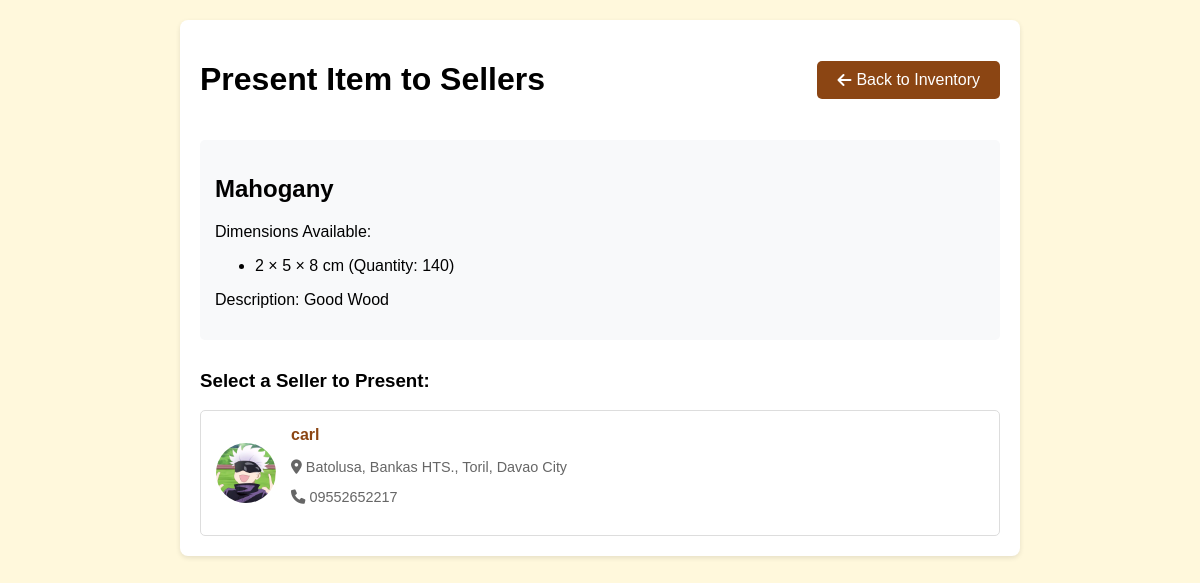
The page /present_item.php?id=5 (signed in) on the database its author committed.
### tables this page shows
CREATE TABLE `inventory` (
  `id` int(11) NOT NULL,
  `supplier_id` int(11) NOT NULL,
  `product_name` varchar(255) NOT NULL,
  `quantity` int(11) NOT NULL,
  `description` text DEFAULT NULL,
  `status` varchar(50) DEFAULT 'In Stock',
  `created_at` timestamp NOT NULL DEFAULT current_timestamp(),
  `updated_at` timestamp NOT NULL DEFAULT current_timestamp() ON UPDATE current_timestamp(),
  `length` decimal(10,2) DEFAULT NULL,
  `width` decimal(10,2) DEFAULT NULL,
  `height` decimal(10,2) DEFAULT NULL
);

CREATE TABLE `users` (
  `ID` int(25) NOT NULL,
  `lastname` varchar(25) NOT NULL,
  `firstname` varchar(25) NOT NULL,
  `email` varchar(25) NOT NULL,
  `username` text NOT NULL,
  `password` text NOT NULL,
  `contactno` text NOT NULL,
  `address` text NOT NULL,
  `role` text NOT NULL,
  `created_at` timestamp NOT NULL DEFAULT current_timestamp(),
  `profile_photo` varchar(255) DEFAULT NULL,
  `employer_id` int(25) DEFAULT NULL
);

### present_item.php (the view, shortened to what this page needs)
<?php
require_once 'database/config.php';
$stmt = $pdo->prepare("
    SELECT * FROM inventory
    WHERE product_name = (SELECT product_name FROM inventory WHERE id = ?)
    AND supplier_id = ?
    ORDER BY length, width, height");
$stmt->execute([$_GET['id'], $_SESSION['user_id']]);
$items = $stmt->fetchAll();
$item = $items[0];
$stmt = $pdo->prepare("SELECT id, username, profile_photo, address, contactno FROM users WHERE role = 'Seller' ORDER BY username");
$stmt->execute();
$sellers = $stmt->fetchAll();
?>
<!DOCTYPE html>
<html lang="en">
<head>
    <link rel="stylesheet" href="https://cdnjs.cloudflare.com/ajax/libs/font-awesome/6.0.0/css/all.min.css">
</head>
<body>
    <div class="container">
        <div class="header">
            <h1>Present Item to Sellers</h1>
            <a href="supplier_inventory.php" class="back-btn">
                <i class="fas fa-arrow-left"></i> Back to Inventory
            </a>
        </div>
        <div class="item-details">
            <h2><?php echo htmlspecialchars($item['product_name']); ?></h2>
            <p>Dimensions Available:</p>
            <ul>
                <?php foreach ($items as $size): ?>
                    <li><?php echo (int)$size['length'] . ' × ' . (int)$size['width'] . ' × ' . (int)$size['height']; ?> cm
                        (Quantity: <?php echo htmlspecialchars($size['quantity']); ?>)</li>
                <?php endforeach; ?>
            </ul>
            <p>Description: <?php echo htmlspecialchars($item['description']); ?></p>
        </div>
        <h3>Select a Seller to Present:</h3>
        <div class="sellers-list">
            <?php foreach ($sellers as $seller): ?>
                <div class="seller-card" onclick="selectSeller(this)"
                    data-seller-id="<?php echo (int)$seller['id']; ?>"
                    data-item-id="<?php echo (int)$_GET['id']; ?>">
                    <img src="<?php echo !empty($seller['profile_photo']) ? htmlspecialchars($seller['profile_photo']) : 'assets/images/default-profile.jpg'; ?>"
                        alt="Profile Photo"
                        class="seller-profile-photo"
                        onerror="this.src='assets/images/default-profile.jpg'">
                    <div class="seller-info">
                        <div class="seller-name"><?php echo htmlspecialchars($seller['username']); ?></div>
                        <div class="seller-details">
                            <p><i class="fas fa-map-marker-alt"></i> <?php echo htmlspecialchars($seller['address']); ?></p>
                            <p><i class="fas fa-phone"></i> <?php echo htmlspecialchars($seller['contactno']); ?></p>
                        </div>
                    </div>
                </div>
            <?php endforeach; ?>
        </div>
    </div>
</body>
</html>

### present_item.php (style rules this page uses)
:root { --primary-brown: #8B4513; --secondary-brown: #A0522D; --light-brown: #DEB887; --bg-brown: #FFF8DC; }
body { font-family: Arial, sans-serif; background-color: var(--bg-brown); margin: 0; padding: 20px; }
.container { max-width: 800px; margin: 0 auto; background-color: white; padding: 20px; border-radius: 8px; box-shadow: 0 2px 5px rgba(0, 0, 0, 0.1); }
.header { display: flex; justify-content: space-between; align-items: center; margin-bottom: 20px; }
.back-btn { background-color: var(--primary-brown); color: white; padding: 10px 20px; text-decoration: none; border-radius: 5px; display: inline-flex; align-items: center; gap: 5px; }
.item-details { margin-bottom: 30px; padding: 15px; background-color: #f8f9fa; border-radius: 5px; }
.sellers-list { display: grid; gap: 15px; }
.seller-card { border: 1px solid #ddd; padding: 15px; border-radius: 5px; display: flex; align-items: center; gap: 15px; cursor: pointer; transition: all 0.3s ease; }
.seller-profile-photo { width: 60px; height: 60px; border-radius: 50%; object-fit: cover; }
.seller-info { flex: 1; }
.seller-name { font-weight: bold; color: var(--primary-brown); }
.seller-details { font-size: 0.9em; color: #666; }

### rows shown on the page
inventory: product_name "Mahogany", length "2", width "5", height "8", quantity "140", description "Good Wood"
users: profile_photo (picture), username "carl", address "Batolusa, Bankas HTS., Toril, Davao City", contactno "09552652217"
